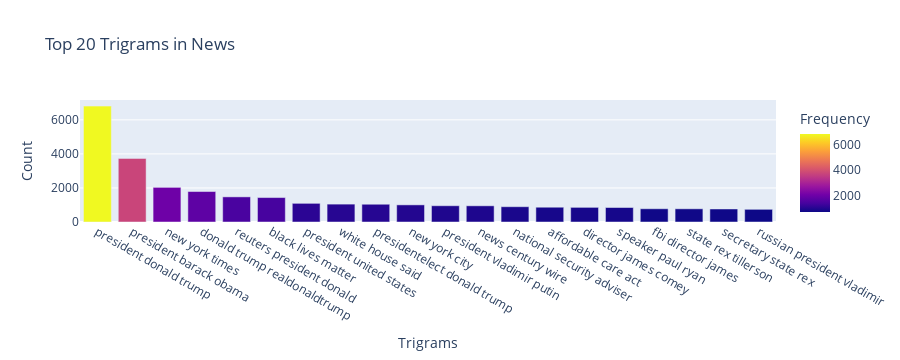

Notebook cell for this chart:
### Code cell
#Function to get top trigram words

def get_top_n_trigram(corpus, n=None):
    vec = CountVectorizer(ngram_range=(3, 3), stop_words='english').fit(corpus)
    bag_of_words = vec.transform(corpus)
    sum_words = bag_of_words.sum(axis=0) 
    words_freq = [(word, sum_words[0, idx]) for word, idx in vec.vocabulary_.items()]
    words_freq = sorted(words_freq, key=lambda x: x[1], reverse=True)
    return words_freq[:n]

# Assuming clean_news is a DataFrame with a column 'news'
common_trigrams = get_top_n_trigram(clean_news['news'], 20)

# Printing the trigram and frequency
for trigram, freq in common_trigrams:
    print(trigram, freq)

# Creating the DataFrame of trigrams and frequency
df6 = pd.DataFrame(common_trigrams, columns=['trigram', 'count'])

# Plotting using Plotly for better visualization
fig = px.bar(df6, x='trigram', y='count', title='Top 20 Trigrams in News',
             labels={'trigram': 'Trigrams', 'count': 'Frequency'},
             color='count')

fig.update_layout(yaxis_title='Count', xaxis_title='Trigrams')
fig.show()

### Figure 1 — Plotly figure (JSON) as saved in the notebook; plotly's stock layout.template omitted (floating-point values rounded to 4 significant figures)
{"data": [{"alignmentgroup": "True", "hovertemplate": "Trigrams=%{x}<br>Frequency=%{marker.color}<extra></extra>", "legendgroup": "", "marker": {"color": [6808, 3735, 2034, 1790, 1476, 1436, 1096, 1050, 1043, 1006, 955, 951, 898, 868, 860, 851, 778, 775, 765, 745], "coloraxis": "coloraxis", "pattern": {"shape": ""}}, "name": "", "offsetgroup": "", "orientation": "v", "showlegend": false, "textposition": "auto", "type": "bar", "x": ["president donald trump", "president barack obama", "new york times", "donald trump realdonaldtrump", "reuters president donald", "black lives matter", "president united states", "white house said", "presidentelect donald trump", "new york city", "president vladimir putin", "news century wire", "national security adviser", "affordable care act", "director james comey", "speaker paul ryan", "fbi director james", "state rex tillerson", "secretary state rex", "russian president vladimir"], "xaxis": "x", "y": [6808, 3735, 2034, 1790, 1476, 1436, 1096, 1050, 1043, 1006, 955, 951, 898, 868, 860, 851, 778, 775, 765, 745], "yaxis": "y"}], "layout": {"barmode": "relative", "coloraxis": {"colorbar": {"title": {"text": "Frequency"}}, "colorscale": [[0, "#0d0887"], [0.1111, "#46039f"], [0.2222, "#7201a8"], [0.3333, "#9c179e"], [0.4444, "#bd3786"], [0.5556, "#d8576b"], [0.6667, "#ed7953"], [0.7778, "#fb9f3a"], [0.8889, "#fdca26"], [1, "#f0f921"]]}, "height": 360, "legend": {"tracegroupgap": 0}, "title": {"text": "Top 20 Trigrams in News"}, "xaxis": {"anchor": "y", "autorange": true, "domain": [0, 1], "range": [-0.5, 19.5], "title": {"text": "Trigrams"}, "type": "category"}, "yaxis": {"anchor": "x", "autorange": true, "domain": [0, 1], "range": [0, 7166.0], "title": {"text": "Count"}, "type": "linear"}}}
